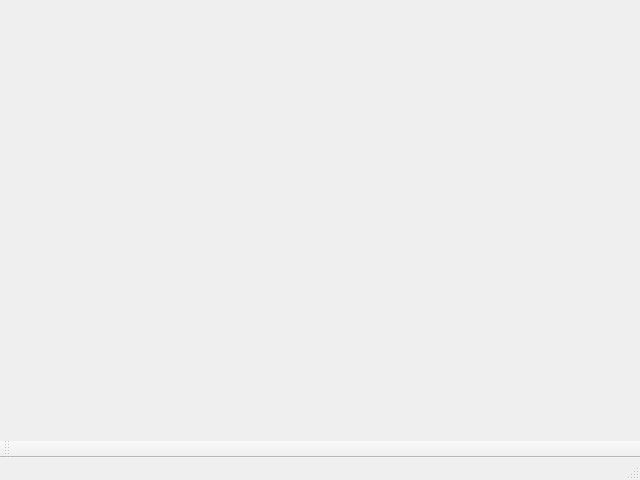
<?xml version="1.0" encoding="UTF-8"?>
<ui version="4.0">
 <class>MainWindow</class>
 <widget class="QMainWindow" name="MainWindow">
  <property name="geometry">
   <rect>
    <x>0</x>
    <y>0</y>
    <width>640</width>
    <height>480</height>
   </rect>
  </property>
  <property name="windowTitle">
   <string>MainWindow</string>
  </property>
  <widget class="QWidget" name="centralWidget"/>
  <widget class="QMenuBar" name="menuBar">
   <property name="geometry">
    <rect>
     <x>0</x>
     <y>0</y>
     <width>1255</width>
     <height>21</height>
    </rect>
   </property>
  </widget>
  <widget class="QToolBar" name="mainToolBar">
   <attribute name="toolBarArea">
    <enum>BottomToolBarArea</enum>
   </attribute>
   <attribute name="toolBarBreak">
    <bool>false</bool>
   </attribute>
  </widget>
  <widget class="QStatusBar" name="statusBar"/>
 </widget>
 <layoutdefault spacing="6" margin="11"/>
 <resources/>
 <connections/>
</ui>
